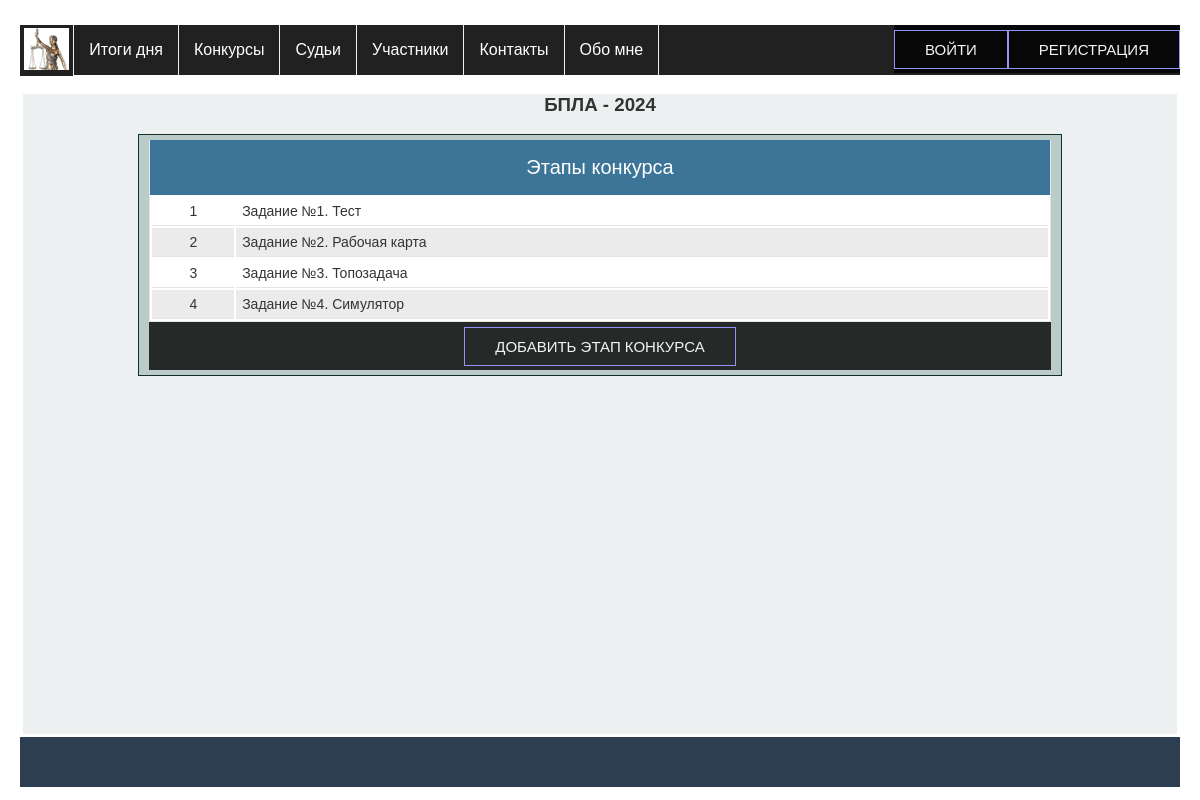
Page /competitions/view_competition/1/ on the earlier database version.
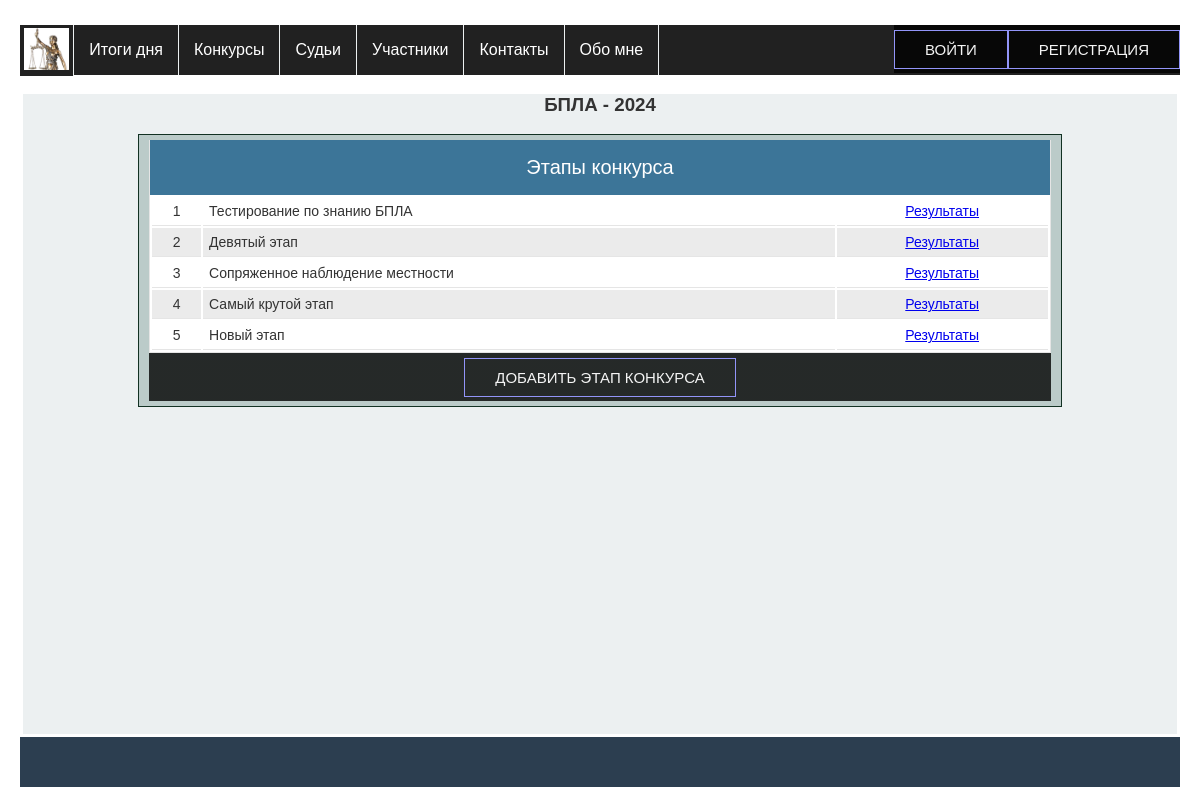
Same page on the later database version.
### app_for_competitions/models.py (models this page shows, shortened)
class CompetitionTask(models.Model):
    class Meta:
        db_table = 'competition_tasks'
        verbose_name = _('Этап конкурса')
        verbose_name_plural = _('Этапы конкурсов')
    name = models.CharField(max_length=60, verbose_name=_('Название этапа'))
    competition = models.ForeignKey(Competition, on_delete=models.CASCADE, verbose_name=_('Конкурс'))
    judging = models.BooleanField(default=True, verbose_name=_('Возможность судейства'))
    name_intermediate_points_1 = models.CharField(max_length=45, default=None, blank=True,
                                                  verbose_name=_('Промежуточные баллы - 1'))
    name_intermediate_points_2 = models.CharField(max_length=45, default=None, blank=True,
                                                  verbose_name=_('Промежуточные баллы - 2'))
    name_intermediate_points_3 = models.CharField(max_length=45, default=None, blank=True,
                                                  verbose_name=_('Промежуточные баллы - 3'))
    name_intermediate_points_4 = models.CharField(max_length=45, default=None, blank=True,
                                                  verbose_name=_('Промежуточные баллы - 4'))
    name_points = models.CharField(max_length=45, default=None, blank=True, verbose_name=_('Сумма баллов'))
    name_correction_score_up = models.CharField(max_length=45, default=None, blank=True,
                                                verbose_name=_('Корректирующий балл, если больше'))
    name_correction_score_down = models.CharField(max_length=45, default=None, blank=True,
                                                  verbose_name=_('Корректирующий балл, если меньше'))
    name_intermediate_time_1 = models.CharField(max_length=45, default=None, blank=True,
                                                verbose_name=_('Промежуточное время - 1'))
    name_intermediate_time_2 = models.CharField(max_length=45, default=None, blank=True,
                                                verbose_name=_('Промежуточное время - 2'))
    name_average_time = models.CharField(max_length=45, default=None, blank=True, verbose_name=_('Среднее время'))
    name_total_time = models.CharField(max_length=45, default=None, blank=True, verbose_name=_('Время'))
    name_correction_time = models.CharField(max_length=45, default=None, blank=True,
                                            verbose_name=_('Корректирующее время'))

### app_for_competitions/views.py (the view)
# urls.py: path('view_competition/<int:pk>/', view_competition, name='view_competition'),
def view_competition(request, pk):
    competition = get_object_or_404(Competition, id=pk)
    context = {'title': f"{competition.name}"}
    competition_tasks = CompetitionTask.objects.filter(competition=competition)
    context['competition_tasks'] = competition_tasks
    context['competition_id'] = pk
    context['active'] = competition.active
    return render(request, 'app_for_competitions/view_competition_tasks.html', context)

### app_for_competitions/templates/app_for_competitions/view_competition_tasks.html (shortened to what this page needs)
{% extends 'base.html' %}
{% load static %}
{% block content %}
<h3 class="center">{{ title }}</h3>
<div class="row">
    <div class="table-caption">Этапы конкурса</div>
    <table id="table">
        <tbody>
        {% for task in competition_tasks %}
        <tr>
            <td>{{ forloop.counter }}</td>
            <td style="text-align: left">{{ task.name }}</td>
            {% if active %}
            <td><a href="{% url 'view_task_result' pk=task.id pc=competition_id %}">Результаты</a></td>
            {% endif %}
        </tr>
        {% endfor %}
        </tbody>
    </table>
    <div class="container">
        <a class="btn a_btn" href="{% url 'create_competition_task' pc=competition_id %}">Добавить этап конкурса</a>
    </div>
</div>
{%  endblock %}

Differences in the rows shown:
changed CompetitionTask: name "Задание №1. Тест" → "Тестирование по знанию БПЛА"; now shows "Результаты"
changed CompetitionTask: name "Задание №2. Рабочая карта" → "Девятый этап"; now shows "Результаты"
changed CompetitionTask: name "Задание №3. Топозадача" → "Сопряженное наблюдение местности"; now shows "Результаты"
now on this page (row edited): CompetitionTask: name "Самый крутой этап", shows "Результаты"
changed CompetitionTask: name "Задание №4. Симулятор" → "Новый этап"; now shows "Результаты"
